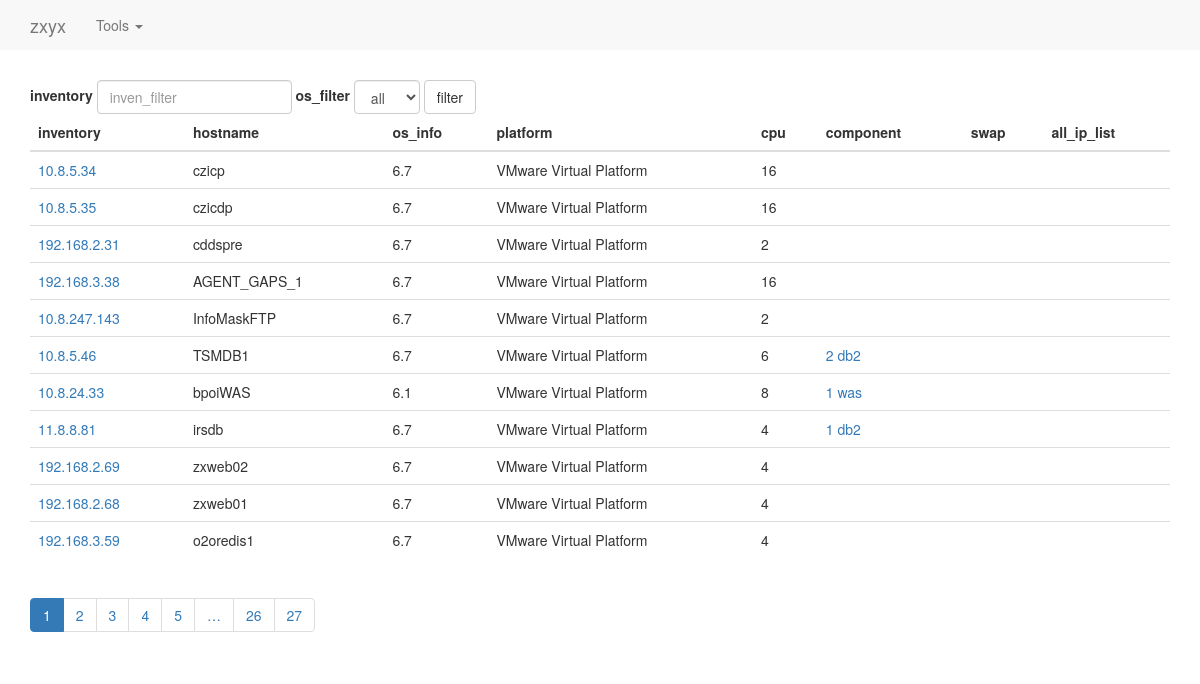
The page / on the database its author committed.
### modules.py (models this page shows, shortened)
class System(db.Model):
    __tablename__ = 'system'
    inventory = db.Column(db.String(20), primary_key=True)
    hostname = db.Column(db.String(20), nullable=None)
    os_info = db.Column(db.String(20))
    platform = db.Column(db.String(20), nullable=True)
    cpu_num = db.Column(db.Integer)
    memory = db.Column(db.Integer)

### main.py (the view)
@app.route('/')
def get_all_system():
    sys_was_count_list = []
    sys_db2_count_list = []
    page = request.args.get('page', 1, type=int)
    paginate = System.query.paginate(page, NUM_PER_PAGE)
    systems = paginate.items
    for one_system in systems:
        sys_was_count = WebSphere.query.filter_by(sys_inventory=one_system.inventory).count()
        sys_db2_count = DB2.query.filter_by(sys_inventory=one_system.inventory).count()
        sys_was_count_list.append(sys_was_count)
        sys_db2_count_list.append(sys_db2_count)
    db.session.close()
    return render_template("all_system.html", inventory_filter_val="", title="主机信息列表", system_list=systems,
                           pagination=paginate, os_filter_val="", os_list_val=get_os_list(),
                           sys_was_count_list=sys_was_count_list, sys_db2_count_list=sys_db2_count_list)

### main.py (called while the page is built)
def get_os_list():
    os_list = list(x[0] for x in set(db.session.query(distinct(System.os_info)).all()))
    os_list.sort()
    return os_list

### templates/all_system.html (shortened to what this page needs)
{% extends "layout.html" %}
{% block body %}
<body>
<div class="container theme-showcase">
    <form class="form-inline" action="{{ url_for('get_filter_system') }}" method=post>
        <div class="form-group">
            <label>inventory</label>
            <input type="text" class="form-control" id="inventory_filter_id" placeholder="inven_filter"
                   name="inventory_filter" value={{ inventory_filter_val }}>
            <div class="form-group">
                <label>os_filter</label>
                <select class="form-control" name="os_filter">
                    <option>all</option>
                </select>
            </div>
        </div>
        <button type="submit" class="btn btn-default">filter</button>
    </form>
    <table class="table">
        <thead>
        <tr>
            <th>inventory</th>
            <th>hostname</th>
            <th>os_info</th>
            <th>platform</th>
            <th>cpu</th>
            <th>component</th>
            <th>swap</th>
            <th>all_ip_list</th>
        </tr>
        </thead>
        <tbody>
        {% for x in system_list %}
        <tr>
            <td><a href="{{ url_for('detail',inventory=x.inventory) }}">{{ x.inventory }}</a></td>
            <td>{{ x.hostname }}</td>
            <td>{{ x.os_info }}</td>
            <td>{{ x.platform }}</td>
            <td>{{ x.cpu_num }}</td>
            <td>
                <a tabindex="0" role="button" title="WAS信息" data-toggle="popover"
                   data-placement="right" class="inventory_for_was" data-trigger="focus"
                   data-content="" data-delay=200 value="{{ x.inventory }}">
                    {% if sys_was_count_list[loop.index0] > 0 %}
                    {{ sys_was_count_list[loop.index0] }} was
                    {% endif %}
                </a>
                <a tabindex="0" role="button" title="DB2信息" data-toggle="popover"
                   data-placement="right" class="inventory_for_db2" data-trigger="focus"
                   data-content="" data-delay=200 value="{{ x.inventory }}">
                    {% if sys_db2_count_list[loop.index0] > 0 %}
                    {{ sys_db2_count_list[loop.index0] }} db2
                    {% endif %}
                </a>
            </td>
            <td>{{ x[6] }}</td>
            <td>{{ x[7] }}</td>
        </tr>
        {% endfor %}
        </tbody>
    </table>
    {% import '_macro.html' as macros %}
    {% if pagination and inventory_filter_val == "" %}
    {{ macros.render_pagination(pagination,'get_all_system',inventory_filter_val, os_filter_val) }}
    {% elif inventory_filter_val is not none %}
    {{ macros.render_pagination(pagination,'get_filter_system',inventory_filter_val, os_filter_val) }}
    {% endif %}
</div>
</body>
{% endblock %}

### static/css/main.css (style rules this page uses)
.container { margin-top: 30px }

### rows shown on the page
System: inventory "10.8.5.34", hostname "czicp", os_info "6.7", platform "VMware Virtual Platform", cpu_num "16"
System: inventory "10.8.5.35", hostname "czicdp", os_info "6.7", platform "VMware Virtual Platform", cpu_num "16"
System: inventory "192.168.2.31", hostname "cddspre", os_info "6.7", platform "VMware Virtual Platform", cpu_num "2"
System: inventory "192.168.3.38", hostname "AGENT_GAPS_1", os_info "6.7", platform "VMware Virtual Platform", cpu_num "16"
System: inventory "10.8.247.143", hostname "InfoMaskFTP", os_info "6.7", platform "VMware Virtual Platform", cpu_num "2"
System: inventory "10.8.5.46", hostname "TSMDB1", os_info "6.7", platform "VMware Virtual Platform", cpu_num "6", sys_db2_count_list "2"
System: inventory "10.8.24.33", hostname "bpoiWAS", os_info "6.1", platform "VMware Virtual Platform", cpu_num "8", sys_was_count_list "1"
System: inventory "11.8.8.81", hostname "irsdb", os_info "6.7", platform "VMware Virtual Platform", cpu_num "4", sys_db2_count_list "1"
System: inventory "192.168.2.69", hostname "zxweb02", os_info "6.7", platform "VMware Virtual Platform", cpu_num "4"
System: inventory "192.168.2.68", hostname "zxweb01", os_info "6.7", platform "VMware Virtual Platform", cpu_num "4"
System: inventory "192.168.3.59", hostname "o2oredis1", os_info "6.7", platform "VMware Virtual Platform", cpu_num "4"

### other values the page prints
{{ pagination.page }} "1"
{{ page }} "2" "3" "4" "5" "26" "27"
